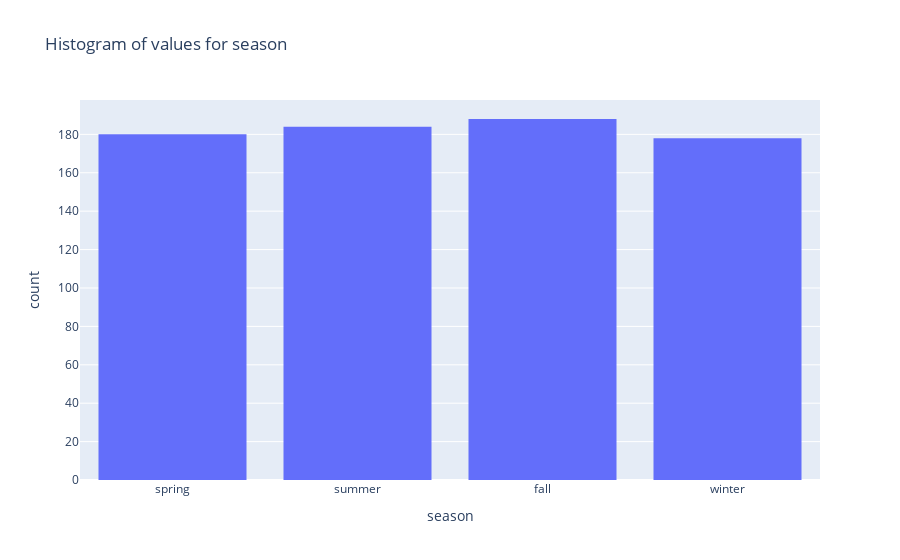
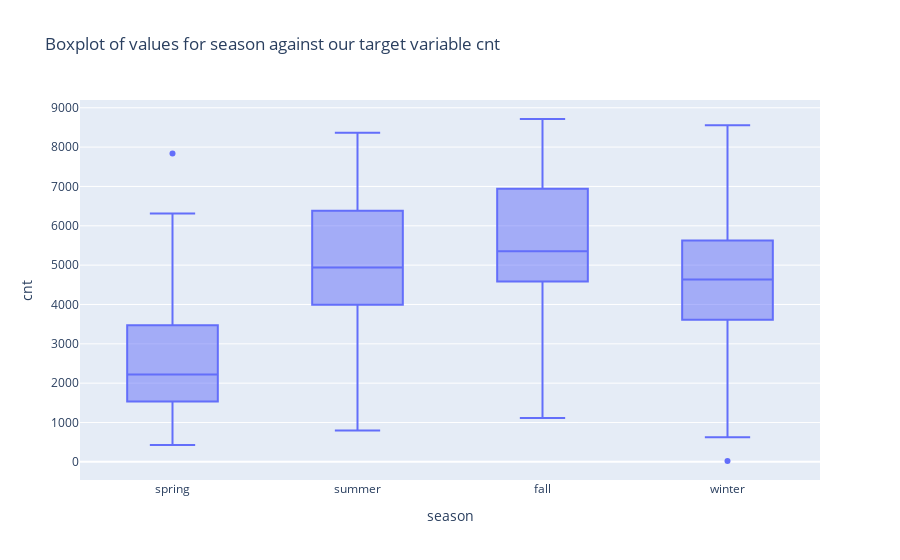

The code cell stored with these charts, in order, in its notebook:
### Code cell
create_feature_analysis(data, 'season')

### Figure 1 — Plotly figure (JSON) as saved in the notebook; plotly's stock layout.template omitted (floating-point values rounded to 4 significant figures; data arrays with more than 128 entries replaced by an {"elided": "..."} marker saying what was removed)
{"data": [{"alignmentgroup": "True", "bingroup": "x", "hovertemplate": "season=%{x}<br>count=%{y}<extra></extra>", "legendgroup": "", "marker": {"color": "#636efa", "pattern": {"shape": ""}}, "name": "", "offsetgroup": "", "orientation": "v", "showlegend": false, "type": "histogram", "x": {"elided": "730 str values"}, "xaxis": "x", "yaxis": "y"}], "layout": {"barmode": "relative", "legend": {"tracegroupgap": 0}, "title": {"text": "Histogram of values for season"}, "xaxis": {"anchor": "y", "domain": [0, 1], "title": {"text": "season"}}, "yaxis": {"anchor": "x", "domain": [0, 1], "title": {"text": "count"}}}}

### Figure 2 — Plotly figure (JSON) as saved in the notebook; plotly's stock layout.template omitted (floating-point values rounded to 4 significant figures; data arrays with more than 128 entries replaced by an {"elided": "..."} marker saying what was removed)
{"data": [{"alignmentgroup": "True", "hovertemplate": "season=%{x}<br>cnt=%{y}<extra></extra>", "legendgroup": "", "marker": {"color": "#636efa"}, "name": "", "notched": false, "offsetgroup": "", "orientation": "v", "showlegend": false, "type": "box", "x": {"elided": "730 str values"}, "x0": " ", "xaxis": "x", "y": {"elided": "730 int values"}, "y0": " ", "yaxis": "y"}], "layout": {"boxmode": "group", "legend": {"tracegroupgap": 0}, "title": {"text": "Boxplot of values for season against our target variable cnt"}, "xaxis": {"anchor": "y", "domain": [0, 1], "title": {"text": "season"}}, "yaxis": {"anchor": "x", "domain": [0, 1], "title": {"text": "cnt"}}}}
